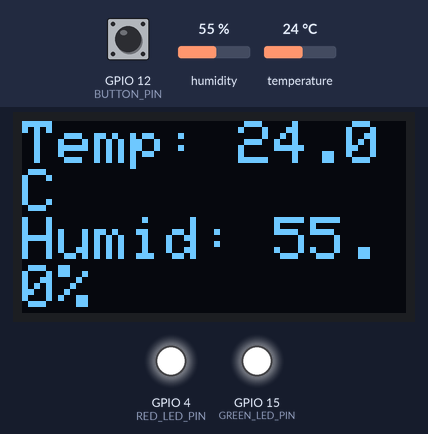
Recording of a sketch running on a simulated ESP32. On the bench: 128×64 one-colour display, output pins drawn as LEDs (lit = HIGH). The test bench sets the inputs (shaded band); at power-on: GPIO 12 (BUTTON_PIN) HIGH, humidity 55 %, temperature 24 °C. WiFi joins after 1.5 s; servers stay silent unless stated; the local clock reads 2024-03-15 10:24:30 at power-on unless the sketch sets it; what the sketch prints to the serial monitor is not drawn.

Above: at 6.4 s.
6.5 s: GPIO 12 (BUTTON_PIN) pulled LOW for 0.15 s
At 6.85 s:
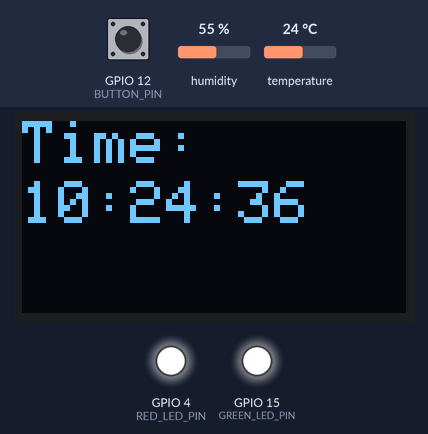
7.2 s: humidity set to 22 %
At 10.2 s:
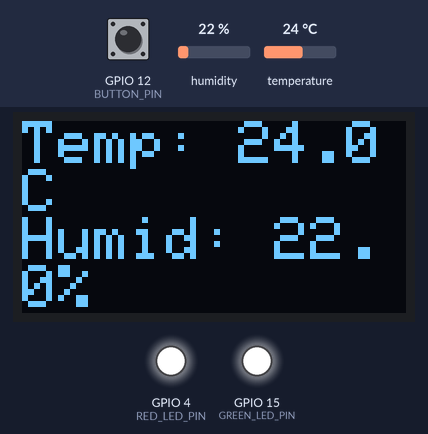
12.9 s: temperature set to 12 °C
At 15.9 s:
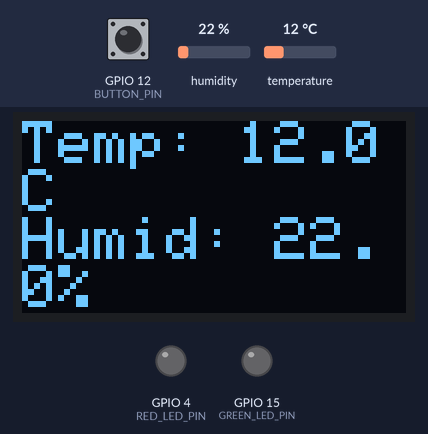
18.8 s: GPIO 12 (BUTTON_PIN) pulled LOW for 1 s
At 20.3 s:
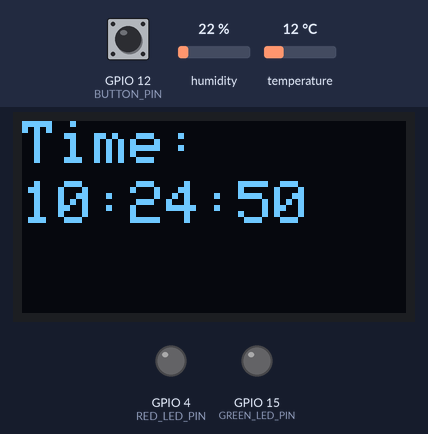
21.3 s: humidity set to 40 %
At 25.3 s:
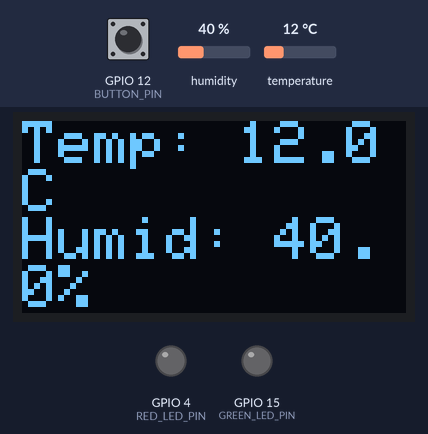
27.1 s: GPIO 12 (BUTTON_PIN) pulled LOW for 0.15 s
At 27.91 s:
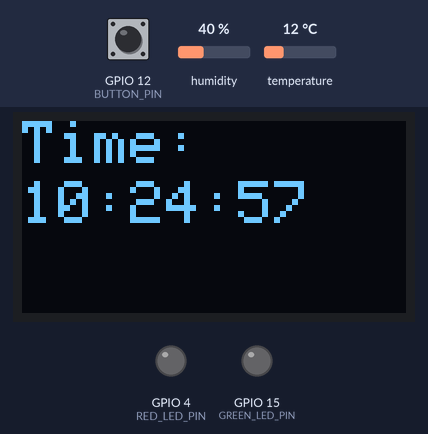
Timing chart, 0 to 30.2 s (numbered marks = the images above; inputs shaded):
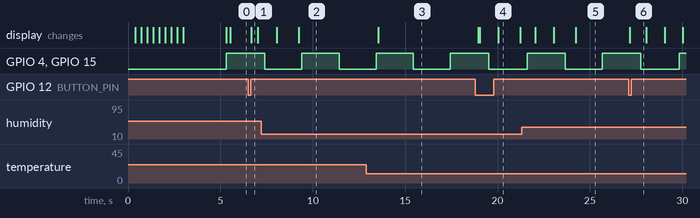

The sketch:

main_NTP.ino
```cpp
#include <DHTesp.h>
#include <Adafruit_GFX.h>
#include <Adafruit_SSD1306.h>
#include <WiFi.h>
#include <Wire.h>
#include <driver/gpio.h>
#include <freertos/FreeRTOS.h>
#include <freertos/task.h>
#include "images.h"

// Pin Definitions
#define DHTPIN 14        // Pin connected to DHT sensor
#define DHTTYPE DHTesp::DHT22 // DHT sensor type
#define BUTTON_PIN 12    // Pin connected to the button
#define RED_LED_PIN 4    // Pin connected to the red LED
#define GREEN_LED_PIN 15 // Pin connected to the green LED

#define NTP_SERVER "pool.ntp.org"
#define UTC_OFFSET 7
#define UTC_OFFSET_DST 0

// OLED display configuration
Adafruit_SSD1306 display(128, 64, &Wire, -1);

// DHT sensor instance
DHTesp dht;

// Task handles
TaskHandle_t temperatureTaskHandle;
TaskHandle_t displayTaskHandle;

// Semaphore for button press
SemaphoreHandle_t buttonSemaphore;

// LED states
bool redLedState = false;
bool greenLedState = false;

// WIFI
const char *ssid = "Wokwi-GUEST";
const char *password = "";

// Display modes
enum DisplayMode
{
    DISPLAY_MODE_TEMP_HUM,
    DISPLAY_MODE_CLOCK
};

DisplayMode currentDisplayMode = DISPLAY_MODE_TEMP_HUM;

// Global variables
TempAndHumidity data ;
int time_to_display_clock = 3;


// Array of all bitmaps for convenience. (Total bytes used to store images in PROGMEM = 1040)
void draw_animation(unsigned int duration, bool gif=false){
        int start = millis();
        bool flag=true;
        while(millis()-start < duration){
            if(flag){
                display.drawBitmap(0, 0, bitmap1, 128, 64, WHITE);
            }
            else{
                display.drawBitmap(0, 0, bitmap2, 128, 64, WHITE);
            }
            display.display();
            flag = !flag;
            delay(300);
            display.clearDisplay();
        }

}
void setup()
{
    // Initialize serial communication
    Serial.begin(115200);

    // Initialize the DHT sensor
    dht.setup(DHTPIN, DHTTYPE);

    // Initialize the button pin
    pinMode(BUTTON_PIN, INPUT_PULLUP);

    // Initialize the LED pins
    pinMode(RED_LED_PIN, OUTPUT);
    pinMode(GREEN_LED_PIN, OUTPUT);

    // Create a binary semaphore for the button press
    buttonSemaphore = xSemaphoreCreateBinary();

    // Initialize the display
    display.begin(SSD1306_SWITCHCAPVCC, 0x3C);


    display.clearDisplay();
    display.setCursor(0, 0);
    // delay(1000);
    draw_animation(3000);
    display.clearDisplay();
    display.setTextSize(2);
    display.setTextColor(WHITE);
    display.setCursor(0, 0);

    // Connect to Wi-Fi
    WiFi.begin(ssid, password);
    while (WiFi.status() != WL_CONNECTED)
    {
        delay(1000);
        Serial.println("Connecting to WiFi...");
    }

    // Set the timezone and fetch NTP time
    configTime(UTC_OFFSET * 3600, UTC_OFFSET_DST * 3600, NTP_SERVER);
    Serial.println("Fetching NTP time...");
    while (time(nullptr) < 100000)
    {
        delay(1000);
    }
    Serial.println("NTP time updated.");

    // Create tasks
    xTaskCreate(temperatureTask, "TemperatureTask", 10000, NULL, 1, &temperatureTaskHandle);
    xTaskCreate(displayTask, "DisplayTask", 10000, NULL, 1, &displayTaskHandle);
}

void loop()
{
    // Check if the button is pressed
    if (digitalRead(BUTTON_PIN) == LOW)
    {
        // Take the semaphore to signal button press
        Serial.println("Button pressed");
        xSemaphoreGive(buttonSemaphore);
    }

    delay(10);
}

void temperatureTask(void *parameter)
{
    for (;;)
    {
        data = dht.getTempAndHumidity();

        // Toggle the LED states
        redLedState = !redLedState;
        greenLedState = !greenLedState;

        // Update the LED states
        digitalWrite(RED_LED_PIN, redLedState ? HIGH : LOW);
        digitalWrite(GREEN_LED_PIN, greenLedState ? HIGH : LOW);

        vTaskDelay(pdMS_TO_TICKS(2000));
    }
}

void displayTask(void *parameter)
{
    for (;;)
    {
        // Check if the button is pressed
        if (xSemaphoreTake(buttonSemaphore, 0) == pdTRUE)
        {
            // Switch to displaying the clock
            currentDisplayMode = DISPLAY_MODE_CLOCK;
        }
        else{
            currentDisplayMode = DISPLAY_MODE_TEMP_HUM;
        }

        if (currentDisplayMode == DISPLAY_MODE_TEMP_HUM)
        {
            // Display temperature and humidity
            display.clearDisplay();
            display.setCursor(0, 0);
            display.print("Temp: ");
            display.print(data.temperature,1);
            display.print("C");
            display.setCursor(0, 32);
            display.print("Humid: ");
            display.print(data.humidity,1);
            display.print("%");
            display.display();
        }
        else if (currentDisplayMode == DISPLAY_MODE_CLOCK)
        {
            time_t currentTime = time(nullptr);
            struct tm *timeInfo = localtime(&currentTime);
            int start = timeInfo->tm_sec;
            while(timeInfo->tm_sec - start < time_to_display_clock){
                display.clearDisplay();
                display.setCursor(0, 0);
                display.print("Time: ");
                display.setCursor(0, 20);
                display.print(timeInfo->tm_hour);
                display.print(":");
                display.print(timeInfo->tm_min);
                display.print(":");
                display.print(timeInfo->tm_sec);
                display.display();
                currentTime = time(nullptr);
                timeInfo = localtime(&currentTime);
                Serial.println(timeInfo->tm_sec-start);
            }
        }

        // vTaskDelay(pdMS_TO_TICKS(1000));

        // Other display tasks or data updates

        vTaskDelay(pdMS_TO_TICKS(200));
    }
}
```

Source omitted: images.h (data table, 12913 bytes)

Measured:
- after the input at 6.5 s, the display: changes after 0.17 s (image 1)
- after the input at 12.9 s, the display: changes after 0.63 s (image 3)
- after the input at 18.8 s, the display: first changes after 0.15 s (image 4 shows a later state)
- after the input at 27.1 s, the display: changes after 0.06 s (image 6)
- what the display in image 4 shows lasts 1.2 s, from 20.0 s to 21.2 s
